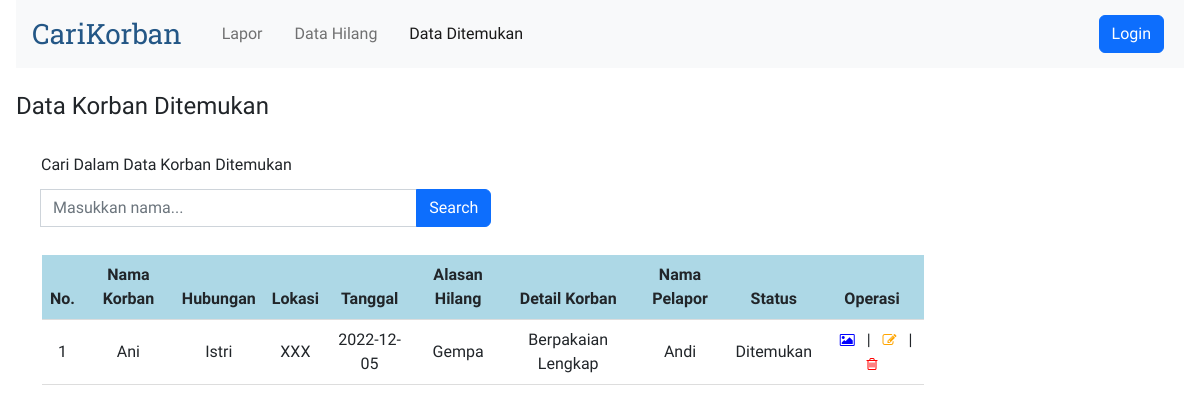
The page /views/dataditemukan.php?cari=Ani on the database its author committed.
### tables this page shows
CREATE TABLE `korban` (
  `idx` int(11) NOT NULL,
  `nama_korban` varchar(30) NOT NULL,
  `hubungan` varchar(10) NOT NULL,
  `lokasi` varchar(20) NOT NULL,
  `tanggal` varchar(30) NOT NULL,
  `alasan_hilang` varchar(30) NOT NULL,
  `detail` varchar(255) NOT NULL,
  `nama_pelapor` varchar(30) NOT NULL,
  `telepon` varchar(30) NOT NULL,
  `email` varchar(30) NOT NULL,
  `status` varchar(30) NOT NULL,
  `nama_gambar` varchar(255),
  `file_gambar` longblob
);

### connection.php (called while the page is built)
<?php
abstract class Connection
{
    protected function get_connection()
    {
        $host = "localhost";
        $database = "carikorban";
        $username = "root";
        $password = "";
        $connect = new mysqli($host, $username, $password, $database);
        return $connect;
    }
}

### models/korban.php (called while the page is built, shortened)
<?php
include '..\connection.php';
class KorbanDitemukan extends Korban
{
    private $conn;
    public function __construct()
    {
        $this->conn = $this->get_connection();
    }
    public function search($cari)
    {
        $sql = "SELECT * FROM korban WHERE nama_korban LIKE '%$cari%' AND status = 'Ditemukan'";
        $bind = $this->conn->query($sql);
        while ($obj = $bind->fetch_object()) {
            $baris[] = $obj;
        }
        if (!empty($baris)) {
            return $baris;
        }
    }
}

### views/dataditemukan.php (the view, shortened to what this page needs)
<?php
include '..\models\korban.php';
$model2 = new KorbanDitemukan();
$index = 1;
?>
<!doctype html>
<html lang="en">
<head>
    <link rel="stylesheet" href="https://cdnjs.cloudflare.com/ajax/libs/font-awesome/4.7.0/css/font-awesome.min.css">
    <link href="https://cdn.jsdelivr.net/npm/bootstrap@5.2.3/dist/css/bootstrap.min.css" rel="stylesheet"
>
</head>
<body>
    <div>
        <nav class="navbar navbar-expand-lg bg-light">
            <div class="container-fluid">
                <a class="navbar-brand logo" href="#">CariKorban</a>
                <div class="collapse navbar-collapse" id="navbarCollapse">
                    <ul class="navbar-nav me-auto mb-2 mb-lg-0">
                        <li class="nav-item">
                            <a class="nav-link" aria-current="page" href="lapor.php">Lapor</a>
                        </li>
                        <li class="nav-item">
                            <a class="nav-link" href="datahilang.php">Data Hilang</a>
                        </li>
                        <li class="nav-item">
                            <a class="nav-link active" href="dataditemukan.php">Data Ditemukan</a>
                        </li>
                    </ul>
                    <?php
                    if ($_SESSION['role'] == 'Admin') { ?>
                        <a href="logout.php"><button type="button"
                                class="d-flex btn btn-danger my-2 my-sm-0">Logout</button></a>
                        <?php
                    } else { ?>
                        <a href="login.php"><button type="button"
                                class="d-flex btn btn-primary my-2 my-sm-0">Login</button></a>
                        <?php
                    } ?>
                </div>
            </div>
        </nav>
        <br>
        <h4>Data Korban Ditemukan</h4>
        <br>
        <form action="dataditemukan.php" method="get">
            <label class="form-label">Cari Dalam Data Korban Ditemukan</label>
            <div class="input-group my-1" style="width: 40%;">
                <br>
                <input class="form-control" type="search" name="cari" placeholder="Masukkan nama...">
                <button class="btn btn-primary" type="submit" id="button-addon2" value="cari">Search</button>
            </div>
        </form>
        <br>
        <table class="table align-middle mb-0 bg-white">
            <thead style="background-color: lightblue;">
                <tr>
                    <th>No.</th>
                    <th>Nama Korban</th>
                    <th>Hubungan</th>
                    <th>Lokasi</th>
                    <th>Tanggal</th>
                    <th>Alasan Hilang</th>
                    <th>Detail Korban</th>
                    <th>Nama Pelapor</th>
                    <th>Status</th>
                    <?php if ($_SESSION['role'] == 'Guest') { ?>
                        <th><a title="Lihat Foto">Foto Korban</a></th>
                    <?php } else { ?>
                        <th><a title="Operasi">Operasi</a></th>
                    <?php } ?>
                </tr>
            </thead>
            <tbody>
                <?php
                if (isset($_GET['cari'])) {
                    $cari = $_GET['cari'];
                    $result = $model2->search($cari);
                } else {
                    $result = $model2->tampil_data();
                }
                if (!empty($result)) {
                    foreach ($result as $data): ?>
                        <tr>
                            <td>
                                <?= $index++ ?>
                            </td>
                            <td>
                                <?= $data->nama_korban ?>
                            </td>
                            <td>
                                <?= $data->hubungan ?>
                            </td>
                            <td>
                                <?= $data->lokasi ?>
                            </td>
                            <td>
                                <?= $data->tanggal ?>
                            </td>
                            <td>
                                <?= $data->alasan_hilang ?>
                            </td>
                            <td>
                                <?= $data->detail ?>
                            </td>
                            <td>
                                <?= $data->nama_pelapor ?>
                            </td>
                            <td>
                                <?= $data->status ?>
                            </td>
                            <td>
                                <?php if ($_SESSION['role'] == 'Guest') { ?>
                                    <a title="Lihat Foto" name="foto" id="foto" target="_blank" rel="noopener noreferrer"
                                        href="lihatfoto.php?idx=<?= $data->idx ?>"><i class="fa fa-picture-o"
                                            style="font-size:14px;color:blue"></i></a>
                                <?php } else { ?>
                                    <a title="Lihat Foto" name="foto" id="foto" target="_blank" rel="noopener noreferrer"
                                        href="lihatfoto.php?idx=<?= $data->idx ?>"><i class="fa fa-picture-o"
                                            style="font-size:14px;color:blue"></i></a>
                                    |
                                    <a title="Ubah" name="edit" id="edit" href="edit.php?idx=<?= $data->idx ?>"><i
                                            class="fa fa-edit" style="font-size:14px;color:orange"></i></a>
                                    |
                                    <a title="Hapus" name="hapus" id="hapus" href="..\models\process.php?idx=<?= $data->idx ?>"><i
                                            class="fa fa-trash-o" style="font-size:14px;color:red"></i></a>
                                <?php } ?>
                            </td>
                        </tr>
                    <?php endforeach;
                } else { ?>
                    <tr>
                        <td colspan="9">Belum ada data korban ditemukan.</td>
                    </tr>
                <?php } ?>
            </tbody>
        </table>
    </div>
</body>
</html>

### views/dataditemukan.php (style rules this page uses)
*, html, body { margin: 0 4px; padding: 0; }
body { font-family: 'Readex Pro'; }
a { text-decoration: none; }
.logo { font-family: 'Roboto Slab'; font-size: 28px; color: #245786; }
form { margin: 0 25px; }
.table { width: 75%; text-align: center; border-bottom: 1px solid #ddd; border-collapse: collapse; margin: 0 30px; }

### rows shown on the page
korban: nama_korban "Ani", hubungan "Istri", lokasi "XXX", tanggal "2022-12-05", alasan_hilang "Gempa", detail "Berpakaian Lengkap", nama_pelapor "Andi", status "Ditemukan"
